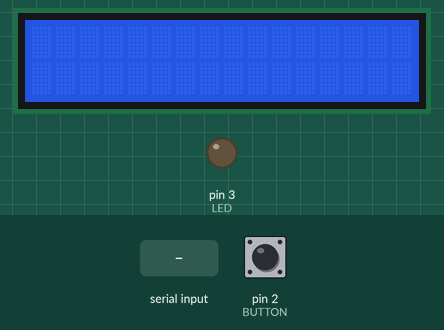
Bench run of a sketch on a simulated Arduino Uno, built with avr-gcc and run on an emulated ATmega328P. Parts: 16×2 character LCD, output pins drawn as LEDs (lit = HIGH). The test bench sets the inputs (shaded band); at power-on: pin 2 (BUTTON) LOW. What the sketch prints to the serial monitor is not drawn.

Above: at 1.2 s.
1.3 s: pin 2 (BUTTON) pulled HIGH for 0.15 s
At 1.6 s:
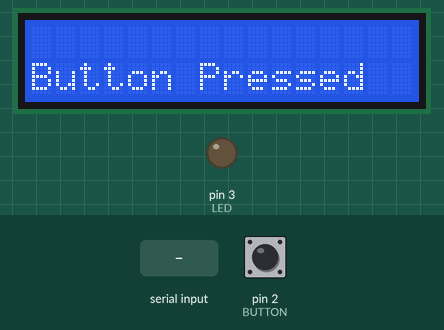
2.9 s: "1" received over Serial
At 4.0 s:
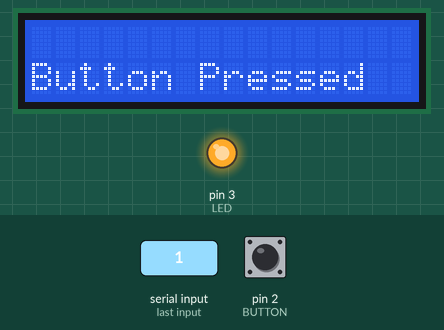
Timing chart, 0 to 5.9 s (numbered marks = the images above; inputs shaded):
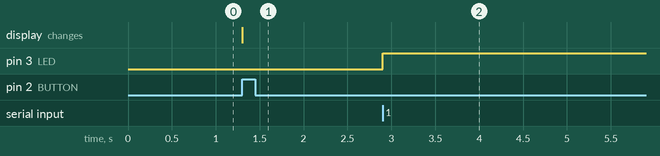

Measured:
- after the input at 1.3 s, the display: changes at once (image 1)
- after the input at 2.9 s, pin 3 (LED): LOW → HIGH at once

The sketch:

dkuzmy3Lab7.ino
```cpp
#include <LiquidCrystal.h>
int BUTTON = 2;
int LED = 3;
bool LedON = false;
char c;

LiquidCrystal lcd(7,6,11,10,9,8);

void setup(){
  Serial.begin(9600);
  lcd.begin(16,2);
  pinMode(BUTTON,INPUT);
  pinMode(LED, OUTPUT);
}

void loop(){
  c = Serial.read();                                  // read incoming commands

  if(digitalRead(BUTTON) == HIGH){                    // if button is pressed
    lcd.setCursor(0,1);
    lcd.print("Button Pressed");                      // lcd debug
    Serial.write('1');                                // send signal 1
    while(digitalRead(BUTTON) == HIGH){}
  }

  if(c == '1'){                                       // if received signal 1
    if(!LedON){                                       // if led is off
        digitalWrite(LED, HIGH);                      // set led to high
        LedON = true;                                 // set led to on

      }
    else if (LedON){                                  // else if led is on
        digitalWrite(LED, LOW);                       // turn off led
        LedON = false;                                // set led to off
      }
  }
}
```
